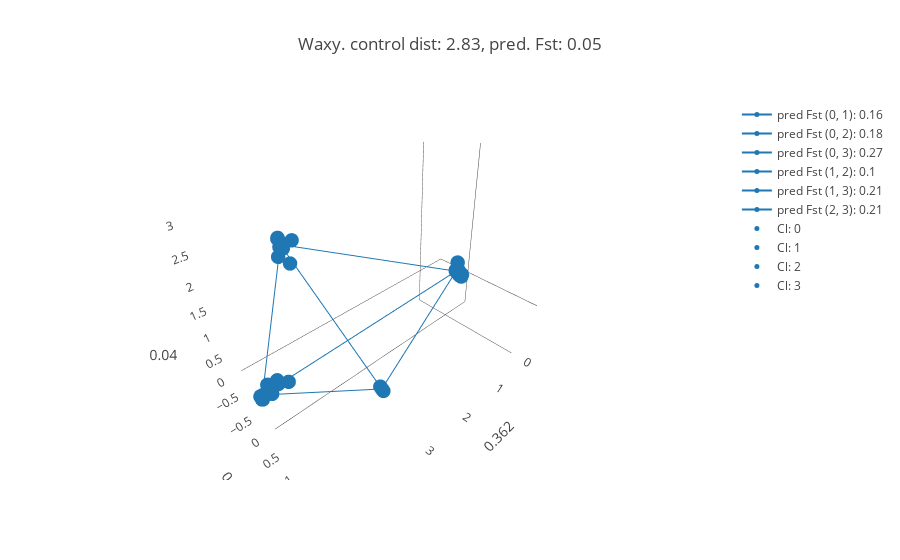

Notebook cell for this chart:
### Markdown cell above
At the top of the next block, select the clusters between which to calculate distances.

### Code cell
#### Making it interesting:
Vertices= [0,1,2,3]

fig_vertix= []
d= 0

for pair in it.combinations(Vertices,2):
    coordinates= [np.mean(feat_unbias[label_select[z],:],axis= 0) for z in pair]
    coordinates= np.array(coordinates)
    
    MS_pair_dist= pairwise_distances(coordinates,metric= 'euclidean')
    MS_pair_dist= MS_pair_dist[iu_control][0]
    MS_pair_fst= m_coeff_II * np.exp(m_coeff * np.log(MS_pair_dist) + b) + b_II
    
    fig_vertix.append(go.Scatter3d(
    x= coordinates[:,0],
    y= coordinates[:,1], 
    z= coordinates[:,2],
    text= ['group: {}'.format(x) for x in pair], 
    name= 'pred Fst {}: {}'.format(pair, round(MS_pair_fst,2)),
    marker=dict(
        size=5,
        color= '#1f77b4'
    ),
    line=dict(
        color= d,
        width= 2,
    )))
    
    d += 1


fig_vertix.extend([go.Scatter3d(
x= feat_unbias[label_select[i],0],
y= feat_unbias[label_select[i],1], 
z= feat_unbias[label_select[i],2],
mode= 'markers',
name= 'Cl: {}'.format(i),
marker=dict(
    size=5,
    color= '#1f77b4'
)
) for i in Vertices])


layout = go.Layout(
    title= 'Waxy. control dist: {}, pred. Fst: {}'.format(round(unbias_control_dist,2),round(unbias_control_fst,2)
),
    scene= Scene(
    yaxis=dict(
        showgrid= False,
        title='{}'.format(round(var_comps[1],3))),
    xaxis=dict(
        showgrid= False,
        title= '{}'.format(round(var_comps[0],3))),
    zaxis=dict(
        showgrid= False,
        title= '{}'.format(round(var_comps[2],3))))
)


fig = go.Figure(data=fig_vertix,layout= layout)
iplot(fig)

### Figure 1 — Plotly figure (JSON) as saved in the notebook; plotly's stock layout.template omitted (floating-point values rounded to 4 significant figures; data arrays with more than 128 entries replaced by an {"elided": "..."} marker saying what was removed)
{"data": [{"line": {"color": 0, "width": 2}, "marker": {"color": "#1f77b4", "size": 5}, "name": "pred Fst (0, 1): 0.16", "text": ["group: 0", "group: 1"], "type": "scatter3d", "x": [-0.566, 4.416], "y": [-0.2125, -0.6934], "z": [0.006577, -0.6767]}, {"line": {"color": 1, "width": 2}, "marker": {"color": "#1f77b4", "size": 5}, "name": "pred Fst (0, 2): 0.18", "text": ["group: 0", "group: 2"], "type": "scatter3d", "x": [-0.566, 4.058], "y": [-0.2125, 0.3041], "z": [0.006577, 2.785]}, {"line": {"color": 2, "width": 2}, "marker": {"color": "#1f77b4", "size": 5}, "name": "pred Fst (0, 3): 0.27", "text": ["group: 0", "group: 3"], "type": "scatter3d", "x": [-0.566, 3.594], "y": [-0.2125, 1.733], "z": [0.006577, 0.7211]}, {"line": {"color": 3, "width": 2}, "marker": {"color": "#1f77b4", "size": 5}, "name": "pred Fst (1, 2): 0.1", "text": ["group: 1", "group: 2"], "type": "scatter3d", "x": [4.416, 4.058], "y": [-0.6934, 0.3041], "z": [-0.6767, 2.785]}, {"line": {"color": 4, "width": 2}, "marker": {"color": "#1f77b4", "size": 5}, "name": "pred Fst (1, 3): 0.21", "text": ["group: 1", "group: 3"], "type": "scatter3d", "x": [4.416, 3.594], "y": [-0.6934, 1.733], "z": [-0.6767, 0.7211]}, {"line": {"color": 5, "width": 2}, "marker": {"color": "#1f77b4", "size": 5}, "name": "pred Fst (2, 3): 0.21", "text": ["group: 2", "group: 3"], "type": "scatter3d", "x": [4.058, 3.594], "y": [0.3041, 1.733], "z": [2.785, 0.7211]}, {"marker": {"color": "#1f77b4", "size": 5}, "mode": "markers", "name": "Cl: 0", "type": "scatter3d", "x": {"elided": "660 float values"}, "y": {"elided": "660 float values"}, "z": {"elided": "660 float values"}}, {"marker": {"color": "#1f77b4", "size": 5}, "mode": "markers", "name": "Cl: 1", "type": "scatter3d", "x": [4.109, 4.461, 4.458, 4.458, 3.858, 4.458, 4.458, 4.458, 4.458, 4.458, 4.303, 4.458, 4.458, 4.458, 4.055, 4.458, 4.458, 4.458, 4.458, 4.462, 4.458, 4.458, 4.458, 4.051, 4.458, 4.458, 4.458, 4.458, 4.458, 4.458, 4.458, 4.458, 4.458, 4.458, 4.458, 4.458, 4.458, 4.458, 4.458, 4.458, 4.458, 4.458, 4.458, 4.458, 4.463, 4.458, 4.255, 4.261, 4.458, 4.458, 4.465, 4.261, 4.458, 4.458, 4.458, 4.458, 4.458, 4.462, 4.258, 4.458, 4.458, 4.102, 4.458, 4.458, 4.458, 4.458, 4.458, 4.458, 4.458, 4.458, 4.458, 4.464], "y": [-0.5913, -0.6888, -0.7011, -0.7011, -0.696, -0.7011, -0.7011, -0.7011, -0.7011, -0.7011, -0.6471, -0.7011, -0.7011, -0.7011, -0.7548, -0.7011, -0.7011, -0.7011, -0.7011, -0.6507, -0.7011, -0.7011, -0.7011, -0.743, -0.7011, -0.7011, -0.7011, -0.7011, -0.7011, -0.7011, -0.7011, -0.7011, -0.7011, -0.7011, -0.7011, -0.7011, -0.7011, -0.7011, -0.7011, -0.7011, -0.7011, -0.7011, -0.7011, -0.7011, -0.6214, -0.7011, -0.6663, -0.6326, -0.7011, -0.7011, -0.6914, -0.6422, -0.7011, -0.7011, -0.7011, -0.7011, -0.7011, -0.6653, -0.6864, -0.7011, -0.7011, -0.6401, -0.7011, -0.7011, -0.7011, -0.7011, -0.7011, -0.7011, -0.7011, -0.7011, -0.7011, -0.648], "z": [-0.5, -0.6812, -0.6814, -0.6814, -0.7424, -0.6814, -0.6814, -0.6814, -0.6814, -0.6814, -0.4495, -0.6814, -0.6814, -0.6814, -0.7051, -0.6814, -0.6814, -0.6814, -0.6814, -0.6567, -0.6814, -0.6814, -0.6814, -0.6927, -0.6814, -0.6814, -0.6814, -0.6814, -0.6814, -0.6814, -0.6814, -0.6814, -0.6814, -0.6814, -0.6814, -0.6814, -0.6814, -0.6814, -0.6814, -0.6814, -0.6814, -0.6814, -0.6814, -0.6814, -0.7017, -0.6814, -0.7015, -0.7171, -0.6814, -0.6814, -0.6749, -0.7187, -0.6814, -0.6814, -0.6814, -0.6814, -0.6814, -0.707, -0.7175, -0.6814, -0.6814, -0.4759, -0.6814, -0.6814, -0.6814, -0.6814, -0.6814, -0.6814, -0.6814, -0.6814, -0.6814, -0.7211]}, {"marker": {"color": "#1f77b4", "size": 5}, "mode": "markers", "name": "Cl: 2", "type": "scatter3d", "x": [4.082, 4.058, 4.082, 4.082, 4.082, 4.084, 4.082, 4.041, 4.041, 4.07, 4.011, 4.082, 3.859, 4.066, 4.082, 4.066, 4.082, 4.086], "y": [0.2919, 0.2658, 0.2919, 0.2919, 0.2919, 0.3052, 0.2919, 0.4457, 0.4457, 0.3728, 0.08906, 0.2919, 0.2656, 0.3047, 0.2919, 0.3047, 0.2919, 0.3387], "z": [2.879, 2.735, 2.879, 2.879, 2.879, 2.901, 2.879, 2.543, 2.543, 2.76, 2.483, 2.879, 2.76, 2.753, 2.879, 2.753, 2.879, 2.867]}, {"marker": {"color": "#1f77b4", "size": 5}, "mode": "markers", "name": "Cl: 3", "type": "scatter3d", "x": [3.594, 3.597, 3.591], "y": [1.742, 1.765, 1.693], "z": [0.7121, 0.7095, 0.7417]}], "layout": {"scene": {"xaxis": {"showgrid": false, "title": "0.362"}, "yaxis": {"showgrid": false, "title": "0.101"}, "zaxis": {"showgrid": false, "title": "0.04"}}, "title": "Waxy. control dist: 2.83, pred. Fst: 0.05"}}
